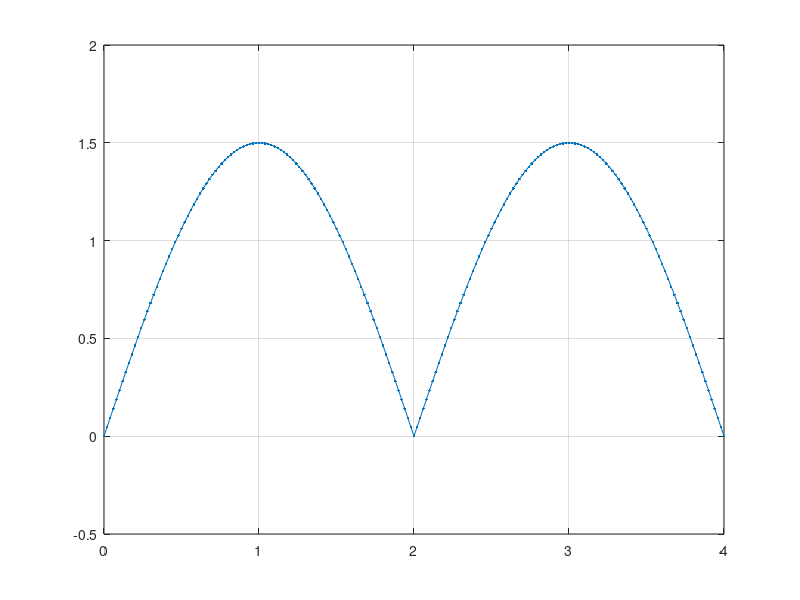

The MATLAB script that drew this image:
t=0:0.02:4;
f=1/4;
s=1.5*sin(2*pi*f*t);
n=length(s);
for i=1:1:n;
    if i>n/2
        s(i)=-s(i);
    end
end
plot(t,s,'.-'),grid
